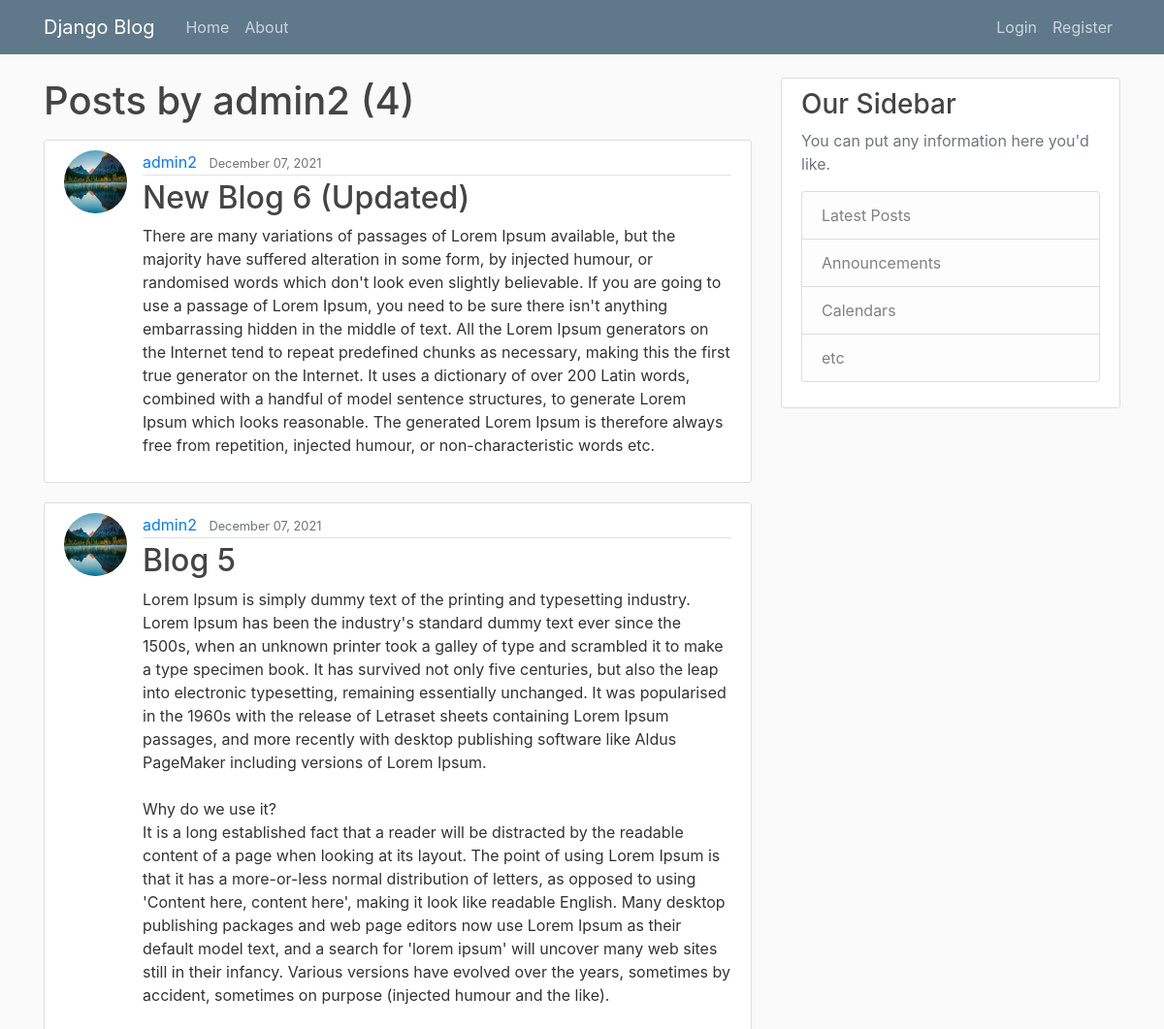
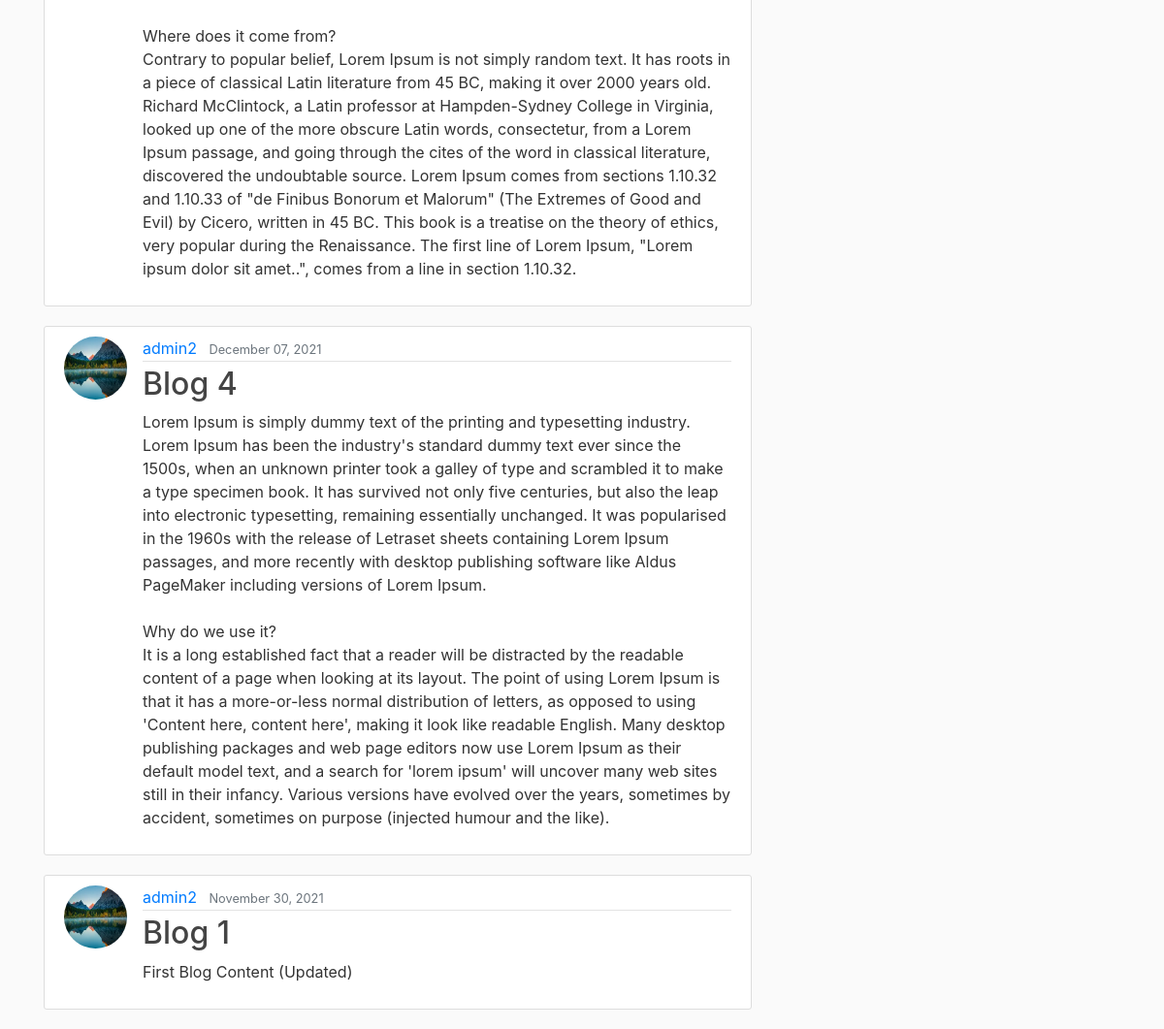
Page /user/admin2 on the earlier database version (2 pictures, top to bottom).
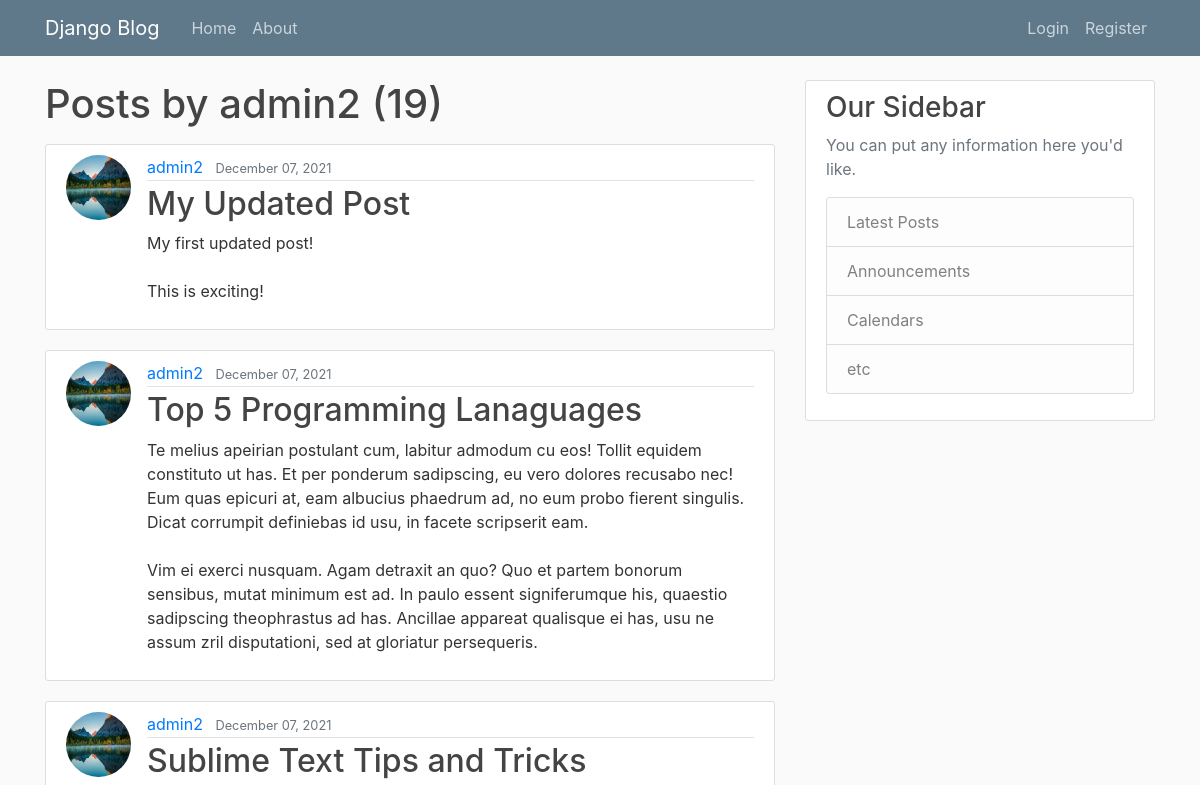
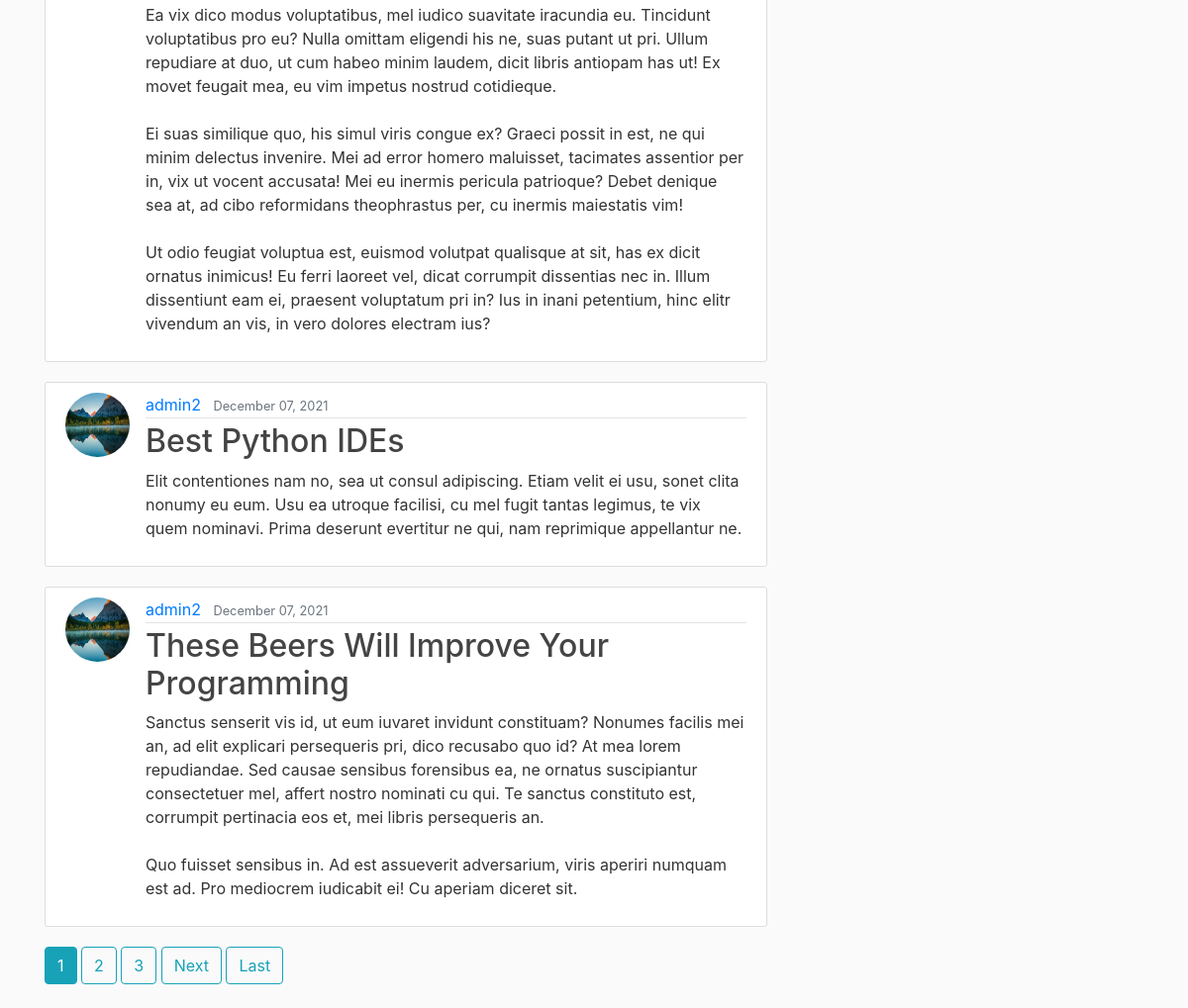
Same page on the later database version (2 pictures, top to bottom).
### blogs/models.py (models this page shows, shortened)
class Post(models.Model):
    title = models.CharField(max_length=100)
    content = models.TextField()
    date_posted = models.DateTimeField(default=timezone.now())
    author = models.ForeignKey(User, on_delete=models.CASCADE)

### users/models.py (models this page shows, shortened)
class Profile(models.Model):
    user = models.OneToOneField(User, on_delete=models.CASCADE)
    image = models.ImageField(default='default.jpg', upload_to='profile_pics')

### blogs/views.py (the view)
# urls.py: path('user/<str:username>', UserPostListView.as_view(), name='user-posts'),
class UserPostListView(ListView):
    model = Post
    template_name = 'blogs/user_posts.html'
    context_object_name = 'posts'
    ordering = ['-date_posted']
    paginate_by = 5
    def get_queryset(self):
        user = get_object_or_404(User, username = self.kwargs.get('username'))
        return Post.objects.filter(author=user).order_by('-date_posted')

### blogs/templates/blogs/user_posts.html (shortened to what this page needs)
{% extends "blogs/base.html" %}
{% block content %}
    <h1 class="mb-3">Posts by {{ view.kwargs.username }} ({{ page_obj.paginator.count }})</h1>
    {% for post in posts %}
    <article class="media content-section">
    <img class="rounded-circle article-img" src="{{ post.author.profile.image.url }}" alt="">
        <div class="media-body">
        <div class="article-metadata">
            <a class="mr-2" href="{% url 'user-posts' post.author.username %}">{{ post.author }}</a>
            <small class="text-muted">{{ post.date_posted|date:"F d, Y" }}</small>
        </div>
        <h2><a class="article-title" href="{% url 'post-detail' post.id %}">{{ post.title }}</a></h2>
        <p class="article-content">{{ post.content }}</p>
        </div>
    </article>
    {% endfor %}
    {% if is_paginated %}
    {% for num in page_obj.paginator.page_range %}
        {% if page_obj.number == num %}
        <a class='btn btn-info mb-4' href='?page={{ num }}' >{{ num }}</a>
        {% elif num > page_obj.number|add:'-3' and  num < page_obj.number|add:'3'%}
        <a class='btn btn-outline-info mb-4' href='?page={{ num }}' >{{ num }}</a>
        {% endif %}
    {% endfor %}
    {% if page_obj.has_next %}
        <a class='btn btn-outline-info mb-4' href='?page={{ page_obj.next_page_number }}' >Next</a>
        <a class='btn btn-outline-info mb-4' href='?page={{ page_obj.paginator.num_pages }}' >Last</a>
    {% endif %}
    {% endif %}
{% endblock content %}

Differences in the rows shown:
no longer on this page (row unchanged): Post: author.profile.image (picture), author "admin2", date_posted "December 07, 2021", title "New Blog 6 (Updated)", content "There are many variations of passages of Lorem Ipsum available, but the majority have suffered alteration in some form, by injected humour, or randomised words which don't look even slightly believable. If you are going to use a passage of Lorem Ipsum, you need to be sure there isn't anything embarrassing hidden in the middle of text. All the Lorem Ipsum generators on the Internet tend to repeat predefined chunks as necessary, making this the first true generator on the Internet. It uses a dictionary of over 200 Latin words, combined with a handful of model sentence structures, to generate Lorem Ipsum which looks reasonable. The generated Lorem Ipsum is therefore always free from…"
no longer on this page (row unchanged): Post: author.profile.image (picture), author "admin2", date_posted "December 07, 2021", title "Blog 5", content "Lorem Ipsum is simply dummy text of the printing and typesetting industry. Lorem Ipsum has been the industry's standard dummy text ever since the 1500s, when an unknown printer took a galley of type and scrambled it to make a type specimen book. It has survived not only five centuries, but also the leap into electronic typesetting, remaining essentially unchanged. It was popularised in the 1960s with the release of Letraset sheets containing Lorem Ipsum passages, and more recently with desktop publishing software like Aldus PageMaker including versions of Lorem Ipsum. Why do we use it? It is a long established fact that a reader will be distracted by the readable content of a page when…"
no longer on this page (row unchanged): Post: author.profile.image (picture), author "admin2", date_posted "December 07, 2021", title "Blog 4", content "Lorem Ipsum is simply dummy text of the printing and typesetting industry. Lorem Ipsum has been the industry's standard dummy text ever since the 1500s, when an unknown printer took a galley of type and scrambled it to make a type specimen book. It has survived not only five centuries, but also the leap into electronic typesetting, remaining essentially unchanged. It was popularised in the 1960s with the release of Letraset sheets containing Lorem Ipsum passages, and more recently with desktop publishing software like Aldus PageMaker including versions of Lorem Ipsum. Why do we use it? It is a long established fact that a reader will be distracted by the readable content of a page when…"
no longer on this page (row unchanged): Post: author.profile.image (picture), author "admin2", date_posted "November 30, 2021", title "Blog 1", content "First Blog Content (Updated)"
added Post: author.profile.image (picture), author "admin2", date_posted "December 07, 2021", title "My Updated Post", content "My first updated post! This is exciting!"
added Post: author.profile.image (picture), author "admin2", date_posted "December 07, 2021", title "Top 5 Programming Lanaguages", content "Te melius apeirian postulant cum, labitur admodum cu eos! Tollit equidem constituto ut has. Et per ponderum sadipscing, eu vero dolores recusabo nec! Eum quas epicuri at, eam albucius phaedrum ad, no eum probo fierent singulis. Dicat corrumpit definiebas id usu, in facete scripserit eam. Vim ei exerci nusquam. Agam detraxit an quo? Quo et partem bonorum sensibus, mutat minimum est ad. In paulo essent signiferumque his, quaestio sadipscing theophrastus ad has. Ancillae appareat qualisque ei has, usu ne assum zril disputationi, sed at gloriatur persequeris."
added Post: author.profile.image (picture), author "admin2", date_posted "December 07, 2021", title "Sublime Text Tips and Tricks", content "Ea vix dico modus voluptatibus, mel iudico suavitate iracundia eu. Tincidunt voluptatibus pro eu? Nulla omittam eligendi his ne, suas putant ut pri. Ullum repudiare at duo, ut cum habeo minim laudem, dicit libris antiopam has ut! Ex movet feugait mea, eu vim impetus nostrud cotidieque. Ei suas similique quo, his simul viris congue ex? Graeci possit in est, ne qui minim delectus invenire. Mei ad error homero maluisset, tacimates assentior per in, vix ut vocent accusata! Mei eu inermis pericula patrioque? Debet denique sea at, ad cibo reformidans theophrastus per, cu inermis maiestatis vim! Ut odio feugiat voluptua est, euismod volutpat qualisque at sit, has ex dicit ornatus inimicus! Eu…"
added Post: author.profile.image (picture), author "admin2", date_posted "December 07, 2021", title "Best Python IDEs", content "Elit contentiones nam no, sea ut consul adipiscing. Etiam velit ei usu, sonet clita nonumy eu eum. Usu ea utroque facilisi, cu mel fugit tantas legimus, te vix quem nominavi. Prima deserunt evertitur ne qui, nam reprimique appellantur ne."
added Post: author.profile.image (picture), author "admin2", date_posted "December 07, 2021", title "These Beers Will Improve Your Programming", content "Sanctus senserit vis id, ut eum iuvaret invidunt constituam? Nonumes facilis mei an, ad elit explicari persequeris pri, dico recusabo quo id? At mea lorem repudiandae. Sed causae sensibus forensibus ea, ne ornatus suscipiantur consectetuer mel, affert nostro nominati cu qui. Te sanctus constituto est, corrumpit pertinacia eos et, mei libris persequeris an. Quo fuisset sensibus in. Ad est assueverit adversarium, viris aperiri numquam est ad. Pro mediocrem iudicabit ei! Cu aperiam diceret sit."
Other differences:
{{ page_obj.paginator.count }}: "4" → "19"
new list line: "1"
new list line: "2"
new list line: "3"
text now shown: "Next Last"
